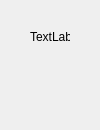
<?xml version="1.0" encoding="UTF-8"?>
<ui version="4.0">
 <class>Note</class>
 <widget class="QWidget" name="Note">
  <property name="geometry">
   <rect>
    <x>0</x>
    <y>0</y>
    <width>100</width>
    <height>130</height>
   </rect>
  </property>
  <property name="sizePolicy">
   <sizepolicy hsizetype="Preferred" vsizetype="Preferred">
    <horstretch>0</horstretch>
    <verstretch>0</verstretch>
   </sizepolicy>
  </property>
  <property name="minimumSize">
   <size>
    <width>100</width>
    <height>130</height>
   </size>
  </property>
  <property name="maximumSize">
   <size>
    <width>115</width>
    <height>130</height>
   </size>
  </property>
  <layout class="QVBoxLayout" name="verticalLayout">
   <property name="spacing">
    <number>0</number>
   </property>
   <property name="leftMargin">
    <number>0</number>
   </property>
   <property name="topMargin">
    <number>0</number>
   </property>
   <property name="rightMargin">
    <number>0</number>
   </property>
   <property name="bottomMargin">
    <number>0</number>
   </property>
   <item>
    <widget class="QWidget" name="widget" native="true">
     <property name="sizePolicy">
      <sizepolicy hsizetype="Preferred" vsizetype="Preferred">
       <horstretch>0</horstretch>
       <verstretch>0</verstretch>
      </sizepolicy>
     </property>
     <property name="styleSheet">
      <string notr="true"/>
     </property>
     <property name="selected" stdset="0">
      <bool>false</bool>
     </property>
     <property name="menu_button" stdset="0">
      <bool>true</bool>
     </property>
     <layout class="QVBoxLayout" name="verticalLayout_2">
      <property name="spacing">
       <number>10</number>
      </property>
      <property name="leftMargin">
       <number>30</number>
      </property>
      <property name="topMargin">
       <number>20</number>
      </property>
      <property name="rightMargin">
       <number>30</number>
      </property>
      <property name="bottomMargin">
       <number>20</number>
      </property>
      <item>
       <widget class="QLabel" name="lblName">
        <property name="sizePolicy">
         <sizepolicy hsizetype="Preferred" vsizetype="Fixed">
          <horstretch>0</horstretch>
          <verstretch>0</verstretch>
         </sizepolicy>
        </property>
        <property name="styleSheet">
         <string notr="true">qproperty-alignment: AlignCenter;</string>
        </property>
        <property name="text">
         <string>TextLabel</string>
        </property>
       </widget>
      </item>
      <item>
       <widget class="QPushButton" name="btn">
        <property name="minimumSize">
         <size>
          <width>40</width>
          <height>36</height>
         </size>
        </property>
        <property name="maximumSize">
         <size>
          <width>40</width>
          <height>36</height>
         </size>
        </property>
        <property name="styleSheet">
         <string notr="true">QPushButton {
border-width: 0px;
border-radius: 4px;
background-color: transparent;
}
</string>
        </property>
        <property name="text">
         <string/>
        </property>
        <property name="iconSize">
         <size>
          <width>40</width>
          <height>36</height>
         </size>
        </property>
        <property name="checkable">
         <bool>true</bool>
        </property>
        <property name="checked">
         <bool>false</bool>
        </property>
       </widget>
      </item>
     </layout>
    </widget>
   </item>
  </layout>
 </widget>
 <resources/>
 <connections/>
</ui>
